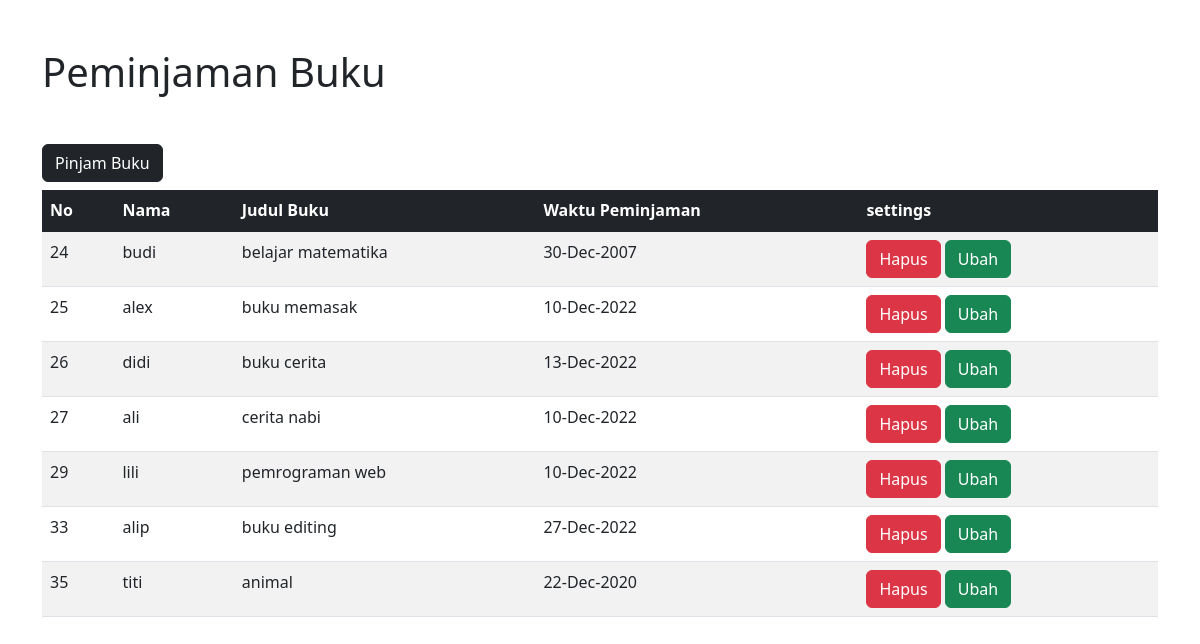
The page / on the database its author committed.
### tables this page shows
CREATE TABLE `pinjam` (
  `id` int(12) NOT NULL,
  `nama` varchar(100) NOT NULL,
  `judul` varchar(100) NOT NULL,
  `date` date NOT NULL
);

### index.php (the view, shortened to what this page needs)
<?php
include"function.php";
$pinjams = mysqli_query($con,"SELECT * FROM pinjam");
?>
<!doctype html>
<html lang="en">
<head>
    <link href="https://cdn.jsdelivr.net/npm/bootstrap@5.2.3/dist/css/bootstrap.min.css" rel="stylesheet"
>
</head>
<body>
    <div class="container">
        <h1 class="mb-5 mt-5">Peminjaman Buku</h1>
        <button type="button" class="btn btn-dark mb-2" data-bs-toggle="modal" data-bs-target="#tambahData">
            Pinjam Buku
        </button>
        <table class="table table-striped">
            <thead class="table-dark">
                <tr>
                    <th>No</th>
                    <th>Nama</th>
                    <th>Judul Buku</th>
                    <th>Waktu Peminjaman</th>
                    <th>settings</th>
                </tr>
            </thead>
            <tbody class="table-group-divider">
                <?php foreach ($pinjams as $pinjam){ ?>
                <tr>
                    <td><?= $pinjam["id"] ?></td>
                    <td><?= $pinjam["nama"] ?></td>
                    <td><?= $pinjam["judul"] ?></td>
                    <td><?=  date('d-M-Y', strtotime($pinjam["date"])); ?></td>
                    <td>
                        <button type="button" class="btn btn-danger" data-bs-toggle="modal"
                            data-bs-target="#btnHapus<?= $pinjam["id"] ?>">Hapus</button>
                        <button type="button" class="btn btn-success" data-bs-toggle="modal"
                            data-bs-target="#btnUbah<?= $pinjam["id"] ?>">Ubah</button>
                    </td>
                </tr>
                <?php }; ?>
            </tbody>
        </table>
    </div>
</body>
</html>

### rows shown on the page
pinjam: id "24", nama "budi", judul "belajar matematika", date "30-Dec-2007"
pinjam: id "25", nama "alex", judul "buku memasak", date "10-Dec-2022"
pinjam: id "26", nama "didi", judul "buku cerita", date "13-Dec-2022"
pinjam: id "27", nama "ali", judul "cerita nabi", date "10-Dec-2022"
pinjam: id "29", nama "lili", judul "pemrograman web", date "10-Dec-2022"
pinjam: id "33", nama "alip", judul "buku editing", date "27-Dec-2022"
pinjam: id "35", nama "titi", judul "animal", date "22-Dec-2020"
